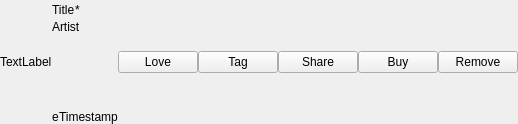
<?xml version="1.0" encoding="UTF-8"?>
<ui version="4.0">
 <class>TrackWidget</class>
 <widget class="QWidget" name="TrackWidget">
  <property name="geometry">
   <rect>
    <x>0</x>
    <y>0</y>
    <width>509</width>
    <height>124</height>
   </rect>
  </property>
  <property name="sizePolicy">
   <sizepolicy hsizetype="Preferred" vsizetype="Preferred">
    <horstretch>0</horstretch>
    <verstretch>0</verstretch>
   </sizepolicy>
  </property>
  <property name="windowTitle">
   <string>Form</string>
  </property>
  <layout class="QHBoxLayout" name="horizontalLayout" stretch="0,1,0,0,0,0,0">
   <property name="spacing">
    <number>0</number>
   </property>
   <property name="margin">
    <number>0</number>
   </property>
   <item>
    <widget class="HttpImageWidget" name="albumArt">
     <property name="text">
      <string>TextLabel</string>
     </property>
     <property name="scaledContents">
      <bool>true</bool>
     </property>
    </widget>
   </item>
   <item>
    <layout class="QVBoxLayout" name="verticalLayout">
     <property name="spacing">
      <number>0</number>
     </property>
     <item>
      <widget class="QFrame" name="trackTitleFrame">
       <property name="sizePolicy">
        <sizepolicy hsizetype="Preferred" vsizetype="Preferred">
         <horstretch>0</horstretch>
         <verstretch>0</verstretch>
        </sizepolicy>
       </property>
       <layout class="QHBoxLayout" name="trackTitleLayout" stretch="0,0,0">
        <property name="spacing">
         <number>0</number>
        </property>
        <property name="margin">
         <number>0</number>
        </property>
        <item>
         <widget class="unicorn::Label" name="trackTitle">
          <property name="sizePolicy">
           <sizepolicy hsizetype="Preferred" vsizetype="Preferred">
            <horstretch>0</horstretch>
            <verstretch>0</verstretch>
           </sizepolicy>
          </property>
          <property name="text">
           <string notr="true">Title</string>
          </property>
         </widget>
        </item>
        <item>
         <widget class="QLabel" name="asterisk">
          <property name="text">
           <string notr="true">*</string>
          </property>
         </widget>
        </item>
        <item>
         <spacer name="horizontalSpacer">
          <property name="orientation">
           <enum>Qt::Horizontal</enum>
          </property>
          <property name="sizeType">
           <enum>QSizePolicy::Expanding</enum>
          </property>
          <property name="sizeHint" stdset="0">
           <size>
            <width>0</width>
            <height>20</height>
           </size>
          </property>
         </spacer>
        </item>
       </layout>
      </widget>
     </item>
     <item>
      <widget class="unicorn::Label" name="artist">
       <property name="text">
        <string notr="true">Artist</string>
       </property>
      </widget>
     </item>
     <item>
      <spacer name="verticalSpacer">
       <property name="orientation">
        <enum>Qt::Vertical</enum>
       </property>
       <property name="sizeHint" stdset="0">
        <size>
         <width>20</width>
         <height>0</height>
        </size>
       </property>
      </spacer>
     </item>
     <item>
      <layout class="QHBoxLayout" name="horizontalLayout_3" stretch="0,1">
       <property name="spacing">
        <number>0</number>
       </property>
       <item>
        <widget class="QLabel" name="equaliser">
         <property name="text">
          <string notr="true">e</string>
         </property>
        </widget>
       </item>
       <item>
        <widget class="unicorn::Label" name="timestamp">
         <property name="text">
          <string notr="true">Timestamp</string>
         </property>
        </widget>
       </item>
      </layout>
     </item>
    </layout>
   </item>
   <item>
    <widget class="QPushButton" name="love">
     <property name="text">
      <string>Love</string>
     </property>
     <property name="checkable">
      <bool>true</bool>
     </property>
    </widget>
   </item>
   <item>
    <widget class="QPushButton" name="tag">
     <property name="text">
      <string>Tag</string>
     </property>
    </widget>
   </item>
   <item>
    <widget class="QPushButton" name="share">
     <property name="text">
      <string>Share</string>
     </property>
    </widget>
   </item>
   <item>
    <widget class="QPushButton" name="buy">
     <property name="text">
      <string>Buy</string>
     </property>
    </widget>
   </item>
   <item>
    <widget class="QPushButton" name="remove">
     <property name="text">
      <string>Remove</string>
     </property>
    </widget>
   </item>
  </layout>
 </widget>
 <customwidgets>
  <customwidget>
   <class>unicorn::Label</class>
   <extends>QLabel</extends>
   <header>lib/unicorn/widgets/Label.h</header>
  </customwidget>
  <customwidget>
   <class>HttpImageWidget</class>
   <extends>QLabel</extends>
   <header location="global">lib/unicorn/widgets/HttpImageWidget.h</header>
  </customwidget>
 </customwidgets>
 <resources/>
 <connections/>
</ui>
